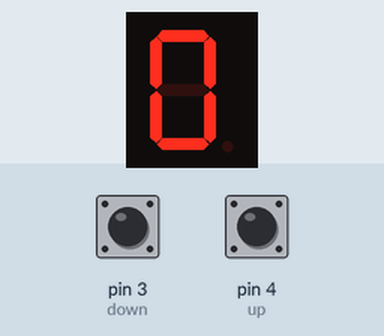
This sketch was run on a simulated Arduino Uno, built with avr-gcc and run on an emulated ATmega328P. Shown: 1-digit seven-segment display. Wiring (inferred from the names in the program): 1-digit 7-segment display, segments lit when HIGH: segments pin 13, pin 12, pin 11, pin 10, pin 9, pin 8, pin 7. The test bench sets the inputs (shaded band); at power-on: pin 4 (up) HIGH, pin 3 (down) HIGH. The segment pins are drawn as the display they are named for.

Above: at 1.2 s.
1.3 s: pin 4 (up) pulled LOW for 0.25 s
At 1.6 s:
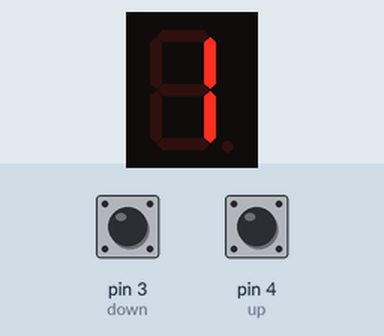
3.0 s: pin 4 (up) pulled LOW for 1 s
At 4.0 s:
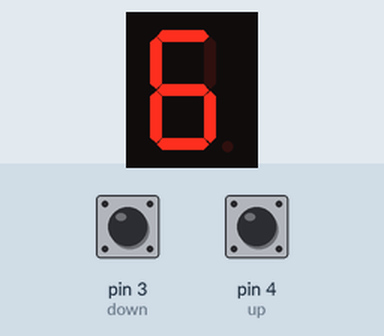
5.5 s: pin 3 (down) pulled LOW for 1 s
At 5.7 s:
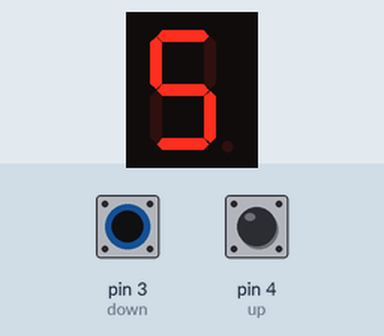
Timing chart, 0 to 8.5 s (numbered marks = the images above; inputs shaded):
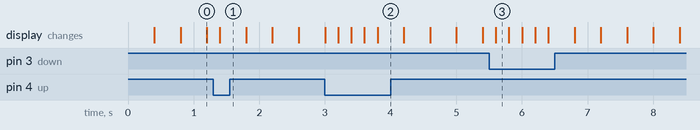

Measured:
- after the input at 1.3 s, the display: changes after 0.10 s (image 1)
- after the input at 3.0 s, the display: first differs from a run without the input at once (image 2 shows a later state)
- after the input at 5.5 s, the display: changes after 0.10 s (image 3)
- what the display in image 0 shows lasts 0.4 s, from 0.8 s to 1.2 s

The sketch:

button_based_counter.ino
```cpp
// Declaring pins connected to the 7 seg display
int a = 13; //For displaying segment "a"
int b = 12; //For displaying segment "b"
int c = 11; //For displaying segment "c"
int d = 10; //For displaying segment "d"
int e = 9; //For displaying segment "e"
int f = 8; //For displaying segment "f"
int g = 7; //For displaying segment "g"
// Declaring pins connected to push buttons
int up = 4;
int down = 3;
// A counter variable to keep track of push buttons
int counter = 0;
// Function for pin mode: output/inputs
void setup() {
 pinMode(a, OUTPUT); //A
 pinMode(b, OUTPUT); //B
 pinMode(c, OUTPUT); //C
 pinMode(d, OUTPUT); //D
 pinMode(e, OUTPUT); //E
 pinMode(f, OUTPUT); //F
 pinMode(g, OUTPUT); //G
 pinMode(up, INPUT);
 pinMode(down, INPUT);
}
// A function to display the required digit based
// on the digit input.
void displayDigit(int digit) {
 //Conditions for displaying segment a
 if (digit != 1 && digit != 4)
 digitalWrite(a, HIGH);
 //Conditions for displaying segment b
 if (digit != 5 && digit != 6)
 digitalWrite(b, HIGH);
 //Conditions for displaying segment c
 if (digit != 2)
 digitalWrite(c, HIGH);
 //Conditions for displaying segment d
 if (digit != 1 && digit != 4 && digit != 7)
 digitalWrite(d, HIGH);
 //Conditions for displaying segment e
 if (digit == 2 || digit == 6 || digit == 8 || digit == 0)
 digitalWrite(e, HIGH);
 //Conditions for displaying segment f
 if (digit != 1 && digit != 2 && digit != 3 && digit != 7)
 digitalWrite(f, HIGH);
 if (digit != 0 && digit != 1 && digit != 7)
 digitalWrite(g, HIGH);
}
// Function to turn off all the leds at once
void turnOff() {
 digitalWrite(a, LOW);
 digitalWrite(b, LOW);
 digitalWrite(c, LOW);
 digitalWrite(d, LOW);
 digitalWrite(e, LOW);
digitalWrite(f, LOW);
 digitalWrite(g, LOW);
}
// Main loop displaying the counter
void loop() {
 // Reading the input buttons
 int up_state = digitalRead(up);
 int down_state = digitalRead(down);
 // Increamenting/decrementing the counter based on input states
 if (up_state == LOW) {
 counter++;
 }
 if (down_state == LOW) {
 counter--;
 }
 if (counter > 9 || counter < 0) {
 counter = 0;
 }
 // Displaying the counter
 displayDigit(counter);
 delay(200);
 turnOff();
}
```
